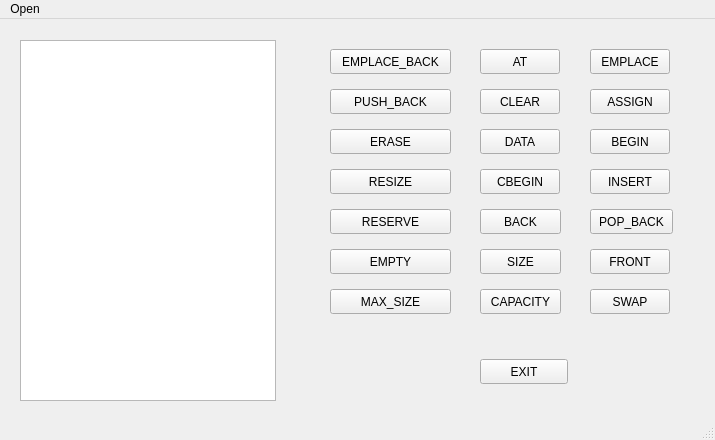
<?xml version="1.0" encoding="UTF-8"?>
<ui version="4.0">
 <class>MainWindow</class>
 <widget class="QMainWindow" name="MainWindow">
  <property name="geometry">
   <rect>
    <x>0</x>
    <y>0</y>
    <width>715</width>
    <height>440</height>
   </rect>
  </property>
  <property name="windowTitle">
   <string>MainWindow</string>
  </property>
  <widget class="QWidget" name="centralwidget">
   <widget class="QPushButton" name="sizeButton">
    <property name="geometry">
     <rect>
      <x>480</x>
      <y>230</y>
      <width>81</width>
      <height>25</height>
     </rect>
    </property>
    <property name="text">
     <string>SIZE</string>
    </property>
   </widget>
   <widget class="QPushButton" name="capacityButton">
    <property name="geometry">
     <rect>
      <x>480</x>
      <y>270</y>
      <width>81</width>
      <height>25</height>
     </rect>
    </property>
    <property name="text">
     <string>CAPACITY</string>
    </property>
   </widget>
   <widget class="QPushButton" name="backButton">
    <property name="geometry">
     <rect>
      <x>480</x>
      <y>190</y>
      <width>81</width>
      <height>25</height>
     </rect>
    </property>
    <property name="text">
     <string>BACK</string>
    </property>
   </widget>
   <widget class="QPushButton" name="atButton">
    <property name="geometry">
     <rect>
      <x>480</x>
      <y>30</y>
      <width>80</width>
      <height>25</height>
     </rect>
    </property>
    <property name="text">
     <string>AT</string>
    </property>
   </widget>
   <widget class="QPushButton" name="clearButton">
    <property name="geometry">
     <rect>
      <x>480</x>
      <y>70</y>
      <width>80</width>
      <height>25</height>
     </rect>
    </property>
    <property name="text">
     <string>CLEAR</string>
    </property>
   </widget>
   <widget class="QPushButton" name="dataButton">
    <property name="geometry">
     <rect>
      <x>480</x>
      <y>110</y>
      <width>80</width>
      <height>25</height>
     </rect>
    </property>
    <property name="text">
     <string>DATA</string>
    </property>
   </widget>
   <widget class="QPushButton" name="eraseButton">
    <property name="geometry">
     <rect>
      <x>330</x>
      <y>110</y>
      <width>121</width>
      <height>25</height>
     </rect>
    </property>
    <property name="text">
     <string>ERASE</string>
    </property>
   </widget>
   <widget class="QPushButton" name="cbeginButton">
    <property name="geometry">
     <rect>
      <x>480</x>
      <y>150</y>
      <width>80</width>
      <height>25</height>
     </rect>
    </property>
    <property name="text">
     <string>CBEGIN</string>
    </property>
   </widget>
   <widget class="QPushButton" name="swapButton">
    <property name="geometry">
     <rect>
      <x>590</x>
      <y>270</y>
      <width>80</width>
      <height>25</height>
     </rect>
    </property>
    <property name="text">
     <string>SWAP</string>
    </property>
   </widget>
   <widget class="QPushButton" name="emptyButton">
    <property name="geometry">
     <rect>
      <x>330</x>
      <y>230</y>
      <width>121</width>
      <height>25</height>
     </rect>
    </property>
    <property name="text">
     <string>EMPTY</string>
    </property>
   </widget>
   <widget class="QPushButton" name="max_size_Button">
    <property name="geometry">
     <rect>
      <x>330</x>
      <y>270</y>
      <width>121</width>
      <height>25</height>
     </rect>
    </property>
    <property name="text">
     <string>MAX_SIZE</string>
    </property>
   </widget>
   <widget class="QPushButton" name="resizeButton">
    <property name="geometry">
     <rect>
      <x>330</x>
      <y>150</y>
      <width>121</width>
      <height>25</height>
     </rect>
    </property>
    <property name="text">
     <string>RESIZE</string>
    </property>
   </widget>
   <widget class="QPushButton" name="reserveButton">
    <property name="geometry">
     <rect>
      <x>330</x>
      <y>190</y>
      <width>121</width>
      <height>25</height>
     </rect>
    </property>
    <property name="text">
     <string>RESERVE</string>
    </property>
   </widget>
   <widget class="QPushButton" name="pop_back_Button">
    <property name="geometry">
     <rect>
      <x>590</x>
      <y>190</y>
      <width>83</width>
      <height>25</height>
     </rect>
    </property>
    <property name="text">
     <string>POP_BACK</string>
    </property>
   </widget>
   <widget class="QPushButton" name="frontButton">
    <property name="geometry">
     <rect>
      <x>590</x>
      <y>230</y>
      <width>80</width>
      <height>25</height>
     </rect>
    </property>
    <property name="text">
     <string>FRONT</string>
    </property>
   </widget>
   <widget class="QPushButton" name="insertButton">
    <property name="geometry">
     <rect>
      <x>590</x>
      <y>150</y>
      <width>80</width>
      <height>25</height>
     </rect>
    </property>
    <property name="text">
     <string>INSERT</string>
    </property>
   </widget>
   <widget class="QPushButton" name="emplace_back_Button">
    <property name="geometry">
     <rect>
      <x>330</x>
      <y>30</y>
      <width>121</width>
      <height>25</height>
     </rect>
    </property>
    <property name="text">
     <string>EMPLACE_BACK</string>
    </property>
   </widget>
   <widget class="QPushButton" name="push_back_Button">
    <property name="geometry">
     <rect>
      <x>330</x>
      <y>70</y>
      <width>121</width>
      <height>25</height>
     </rect>
    </property>
    <property name="text">
     <string>PUSH_BACK</string>
    </property>
   </widget>
   <widget class="QPushButton" name="beginButton">
    <property name="geometry">
     <rect>
      <x>590</x>
      <y>110</y>
      <width>80</width>
      <height>25</height>
     </rect>
    </property>
    <property name="text">
     <string>BEGIN</string>
    </property>
   </widget>
   <widget class="QPushButton" name="assignButton">
    <property name="geometry">
     <rect>
      <x>590</x>
      <y>70</y>
      <width>80</width>
      <height>25</height>
     </rect>
    </property>
    <property name="text">
     <string>ASSIGN</string>
    </property>
   </widget>
   <widget class="QPushButton" name="emplaceButton">
    <property name="geometry">
     <rect>
      <x>590</x>
      <y>30</y>
      <width>80</width>
      <height>25</height>
     </rect>
    </property>
    <property name="text">
     <string>EMPLACE</string>
    </property>
   </widget>
   <widget class="QTextBrowser" name="vector_content_textBrowser">
    <property name="geometry">
     <rect>
      <x>20</x>
      <y>21</y>
      <width>256</width>
      <height>361</height>
     </rect>
    </property>
    <property name="font">
     <font>
      <pointsize>15</pointsize>
     </font>
    </property>
   </widget>
   <widget class="QPushButton" name="pushButton">
    <property name="geometry">
     <rect>
      <x>480</x>
      <y>340</y>
      <width>88</width>
      <height>25</height>
     </rect>
    </property>
    <property name="text">
     <string>EXIT</string>
    </property>
   </widget>
   <widget class="QWidget" name="verticalLayoutWidget">
    <property name="geometry">
     <rect>
      <x>290</x>
      <y>300</y>
      <width>160</width>
      <height>80</height>
     </rect>
    </property>
    <layout class="QVBoxLayout" name="verticalLayout"/>
   </widget>
  </widget>
  <widget class="QMenuBar" name="menubar">
   <property name="geometry">
    <rect>
     <x>0</x>
     <y>0</y>
     <width>715</width>
     <height>22</height>
    </rect>
   </property>
   <widget class="QMenu" name="menuOpen_pair">
    <property name="title">
     <string>Open</string>
    </property>
    <addaction name="actionPair"/>
   </widget>
   <addaction name="menuOpen_pair"/>
  </widget>
  <widget class="QStatusBar" name="statusbar"/>
  <action name="actionPair">
   <property name="text">
    <string>Pair!</string>
   </property>
  </action>
 </widget>
 <resources/>
 <connections>
  <connection>
   <sender>pushButton</sender>
   <signal>clicked()</signal>
   <receiver>MainWindow</receiver>
   <slot>close()</slot>
   <hints>
    <hint type="sourcelabel">
     <x>679</x>
     <y>393</y>
    </hint>
    <hint type="destinationlabel">
     <x>683</x>
     <y>345</y>
    </hint>
   </hints>
  </connection>
 </connections>
</ui>
